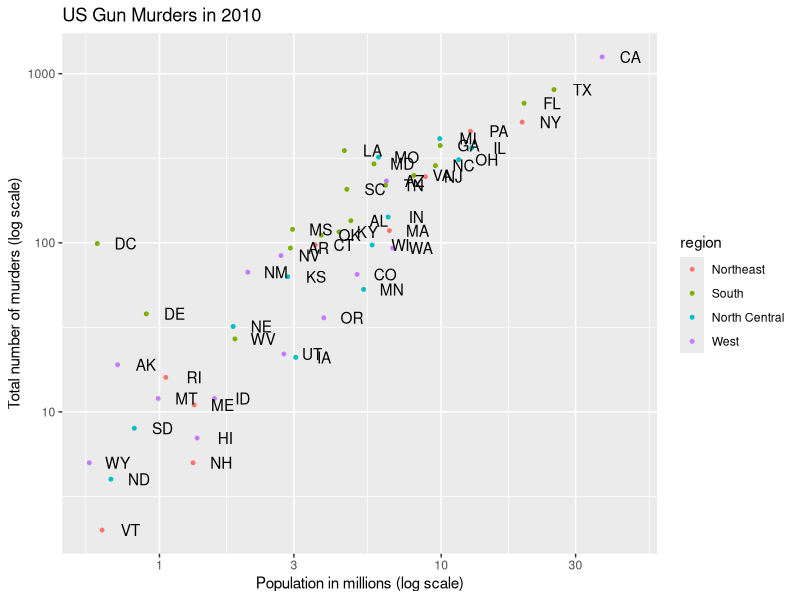
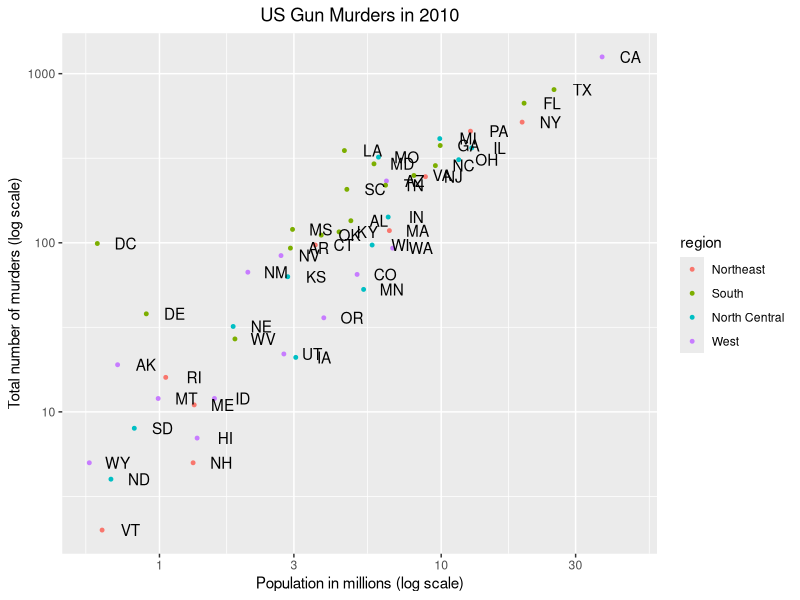
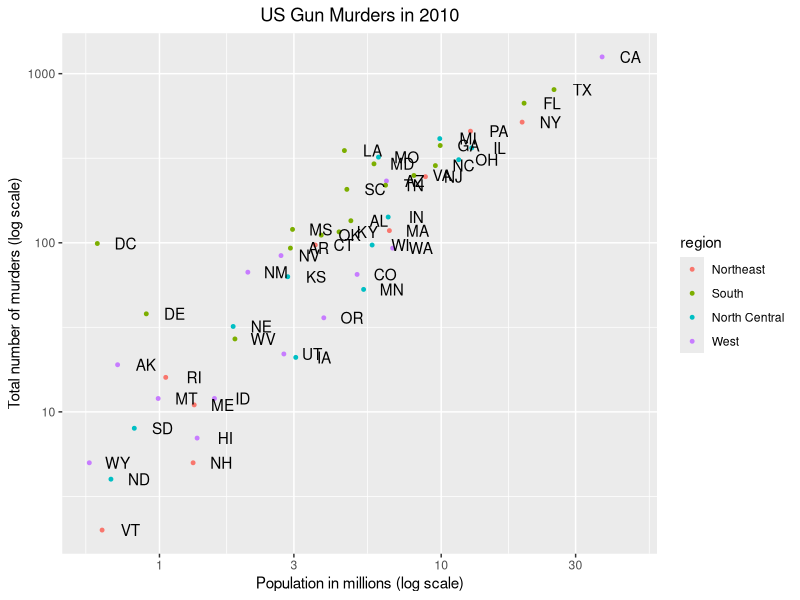

Reproduce these figures in R, in order.
library(dslabs)
library(ggplot2)

# first graph object with Data
sp = ggplot(data = murders, aes(x = population/10^6, y = total, label = abb) )
# sp = ggplot(data = murders)
# sp = ggplot(murders)
#class(sp)
#sp
#head(murders)

# geometric layer: scatter Plot
sp = sp + geom_point(aes(color = region), size = 1)
#sp

# adding our own color and legend title
#sp = sp + scale_color_manual(values = c("red", "blue", "green", "orange"), name = "Region")

# add the labels for each point
sp = sp + geom_text(nudge_x = 0.1)
#sp

# change x and y to log scale
sp = sp + scale_x_log10() + scale_y_log10()
#sp

# add labels
sp = sp + xlab("Population in millions (log scale)") + ylab("Total number of murders (log scale)")
#sp

# add ggtitle
sp = sp + ggtitle("US Gun Murders in 2010")
sp

# adjusting the title
sp = sp + theme(plot.title = element_text(hjust = 0.5))
sp

# changing the legend title
# capitalizing legend to Region
#sp = sp + scale_color_discrete(name = "Region")
sp
